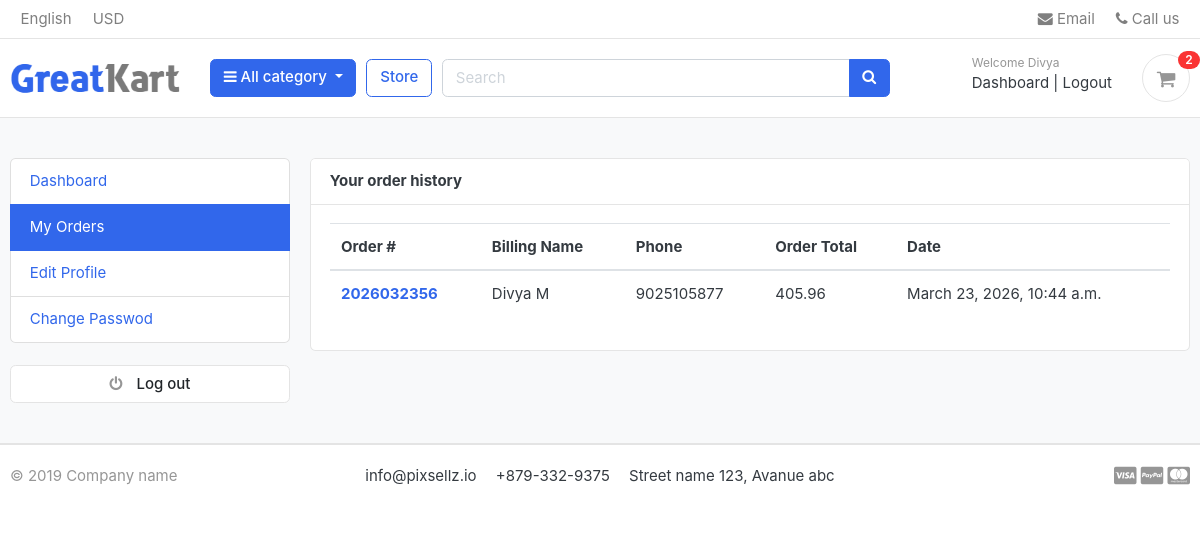
/accounts/my_orders/ (signed in), run on an earlier commit of the app's database.
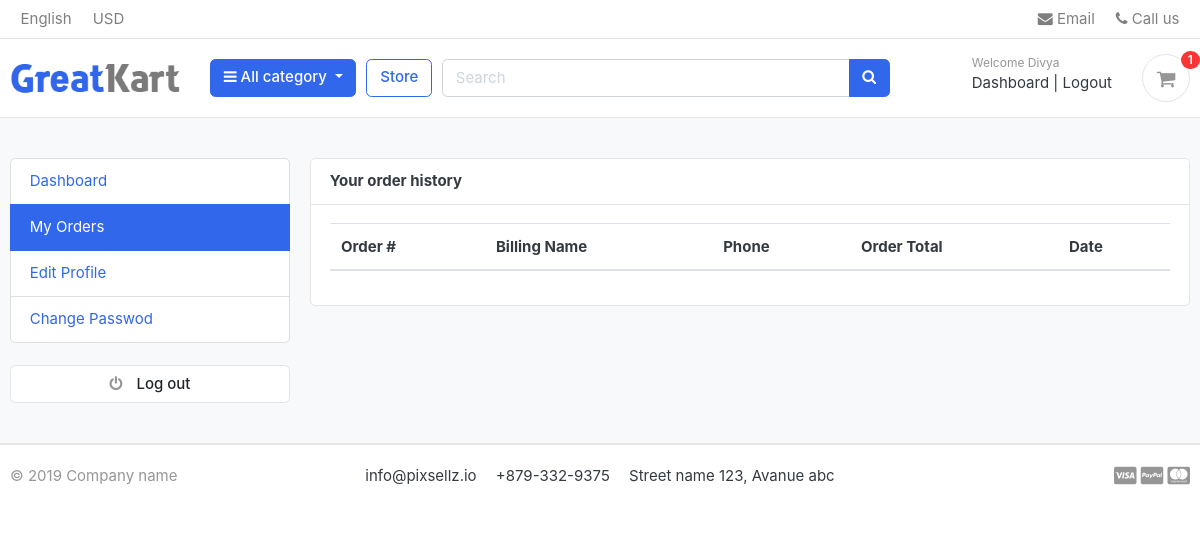
And on a later commit of the database.
### orders/models.py (models this page shows, shortened)
class Order(models.Model):
    STATUS =(
        ('New','New'),
        ('Accepted','Accepted'),
        ('Completed','Completed'),
        ('Cancelled','Cancelled'),
    )
    user = models.ForeignKey(Account,on_delete=models.SET_NULL,null =True)
    payment = models.ForeignKey(Payment,on_delete=models.SET_NULL,blank=True,null=True)
    order_number = models.CharField(max_length=20)
    first_name = models.CharField(max_length=50)
    last_name = models.CharField(max_length=50)
    phone = models.CharField(max_length=15)
    email =models.EmailField(max_length=50)
    address_line_1 = models.CharField(max_length=50)
    address_line_2 = models.CharField(max_length=50,blank=True)
    country = models.CharField(max_length=50)
    state = models.CharField(max_length=50)
    city = models.CharField(max_length=50)
    order_note = models.CharField(max_length=100,blank=True)
    order_total = models.FloatField()
    tax= models.FloatField()
    status = models.CharField(max_length=10,choices=STATUS,default='New')
    ip = models.CharField(blank=True,max_length=20)
    is_ordered = models.BooleanField(default=False)
    created_at = models.DateTimeField(auto_now_add=True)
    updated_at = models.DateTimeField(auto_now=True)
    def full_name(self):
        return f'{self.first_name} {self.last_name}'

### accounts/views.py (the view)
# urls.py: path('my_orders/',views.my_orders, name ='my_orders'),
@login_required(login_url='login')
def my_orders(request):
    orders = Order.objects.filter(user = request.user,is_ordered =True).order_by('-created_at')
    context ={
        'orders':orders,
    }
    return render (request,'accounts/my_orders.html',context)

### carts/context_processors.py (called while the page is built)
def counter(request):
    cart_count = 0
    if 'admin' in request.path:
        return {}
    else:
        try:
            cart = Cart.objects.filter(cart_id=_cart_id(request))
            if request.user.is_authenticated:
                cart_items=CartItem.objects.all().filter(user= request.user)
            else:
                cart_items = CartItem.objects.all().filter(cart = cart[:1]) # get the cart items using the cart
            for cart_item in cart_items:
                cart_count += cart_item.quantity
        except Cart.DoesNotExist:
            cart_count = 0
    return dict(cart_count=cart_count)

### carts/views.py (called while the page is built)
def _cart_id(request):
    cart = request.session.session_key
    if not cart:
        cart = request.session.create()
    return cart

### category/context_processors.py (called while the page is built)
def menu_links(request):
    links = Category.objects.all()
    return dict(links =links)

### category/models.py (called while the page is built)
    def get_url(self):
            return reverse('products_by_category',args=[self.slug])

### templates/accounts/my_orders.html (shortened to what this page needs)
{% extends 'base.html' %}
{% block content %}
<section class="section-conten padding-y bg">
<div class="container">
	<div class="row">
	{% include 'includes/dashboard_sidebar.html' %}
	<main class="col-md-9">
		<article class="card">
		<header class="card-header">
			<strong class="d-inline-block mr-3">Your order history</strong>
		</header>
		<div class="card-body">
			<div class="row">
				<div class="col-md-12">
					<table class="table table-hover">
  <thead>
    <tr>
      <th scope="col">Order #</th>
      <th scope="col">Billing Name</th>
      <th scope="col">Phone</th>
      <th scope="col">Order Total</th>
	  <th scope="col">Date</th>
    </tr>
  </thead>
  <tbody>
	{% for order in orders %}
    <tr>
      <th scope="row"><a href="{% url 'order_detail' order.order_number %}">{{order.order_number}}</a></th>
      <td>{{order.full_name}}</td>
      <td>{{order.phone}}</td>
      <td>{{order.order_total}}</td>
	  <td>{{order.created_at}}</td>
    </tr>
  {% endfor %}
  </tbody>
</table>
				</div>
			</div>
		</div>
		</article>
	</main>
</div>
</div>
</section>
{% endblock %}

### templates/includes/navbar.html (shortened to what this page needs)
{%load static%}
<header class="section-header">
<nav class="navbar p-md-0 navbar-expand-sm navbar-light border-bottom">
<div class="container">
  <div class="collapse navbar-collapse" id="navbarTop4">
    <ul class="navbar-nav mr-auto">
    	<li class="nav-item dropdown">
		 	<a href="#" class="nav-link">   English </a>
		</li>
		<li class="nav-item dropdown">
			<a href="#" class="nav-link"> USD </a>
		</li>
    </ul>
    <ul class="navbar-nav">
		<li><a href="#" class="nav-link"> <i class="fa fa-envelope"></i> Email </a></li>
		<li><a href="#" class="nav-link"> <i class="fa fa-phone"></i> Call us </a></li>
	</ul>
  </div>
</div>
</nav>
<section class="header-main border-bottom">
	<div class="container">
<div class="row align-items-center">
	<div class="col-lg-2 col-md-3 col-6">
		<a href="{%url 'home' %}" class="brand-wrap">
			<img class="logo" src="{%static 'images/logo.png'%}">
		</a>
	</div>
	<div class="col-lg col-sm col-md col-6 flex-grow-0">
		<div class="category-wrap dropdown d-inline-block float-right">
			<button type="button" class="btn btn-primary dropdown-toggle" data-toggle="dropdown">
				<i class="fa fa-bars"></i> All category
			</button>
		</div>
	</div>
	<a href="{%url 'store' %}" class="btn btn-outline-primary">Store</a>
	<div class="col-lg  col-md-6 col-sm-12 col">
		<form action="{%url 'search' %}" class="search"method ="GET">
			<div class="input-group w-100">
			    <input type="text" class="form-control" style="width:60%;" placeholder="Search" name="keyword">
			    <div class="input-group-append">
			      <button class="btn btn-primary" type="submit">
			        <i class="fa fa-search"></i>
			      </button>
			    </div>
		    </div>
		</form>
	</div>
	<div class="col-lg-3 col-sm-6 col-8 order-2 order-lg-3">
				<div class="d-flex justify-content-end mb-3 mb-lg-0">
					{% if user.id is  None %}
					<div class="widget-header">
						<small class="title text-muted">Welcome guest!</small>
						<div>
							<a href="{% url 'login' %}">Sign in</a> <span class="dark-transp"> | </span>
							<a href="{% url 'register' %}"> Register</a>
						</div>
					</div>
					{% else %}
					<div class="widget-header">
						<small class="title text-muted">Welcome {{ user.first_name }}</small>
						<div>
							<a href="{% url 'dashboard' %}">Dashboard</a> <span class="dark-transp"> | </span>
							<a href="{% url 'logout' %}">Logout</a>
						</div>
					</div>
					{% endif %}
					<a href="{% url 'cart' %}" class="widget-header pl-3 ml-3">
						<div class="icon icon-sm rounded-circle border"><i class="fa fa-shopping-cart"></i></div>
						<span class="badge badge-pill badge-danger notify">{{ cart_count }}</span>
					</a>
				</div>
			</div>
</div>
	</div>
</section>
</header>

What changed in the data, as far as the page shows it:
removed Order: order_number "2026032356", full_name "Divya M", phone "9025105877", order_total "405.96", created_at "March 23, 2026, 10:44 a.m."
Also different on the page:
{{ cart_count }}: "2" → "1"
